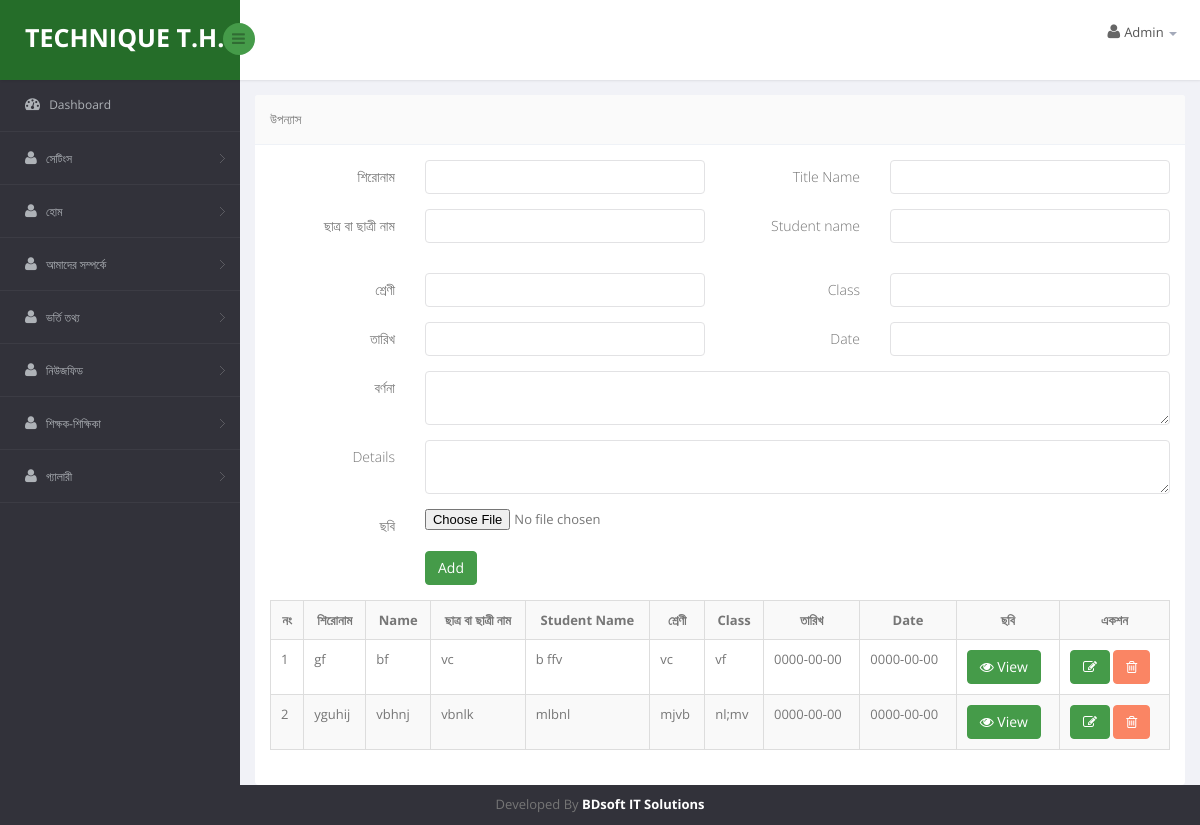
/technique_school/soft/novel.php (signed in), run on the app's committed database.
### tables this page shows
CREATE TABLE `novel` (
  `novel_id` int(11) NOT NULL,
  `bn_name` varchar(55) NOT NULL,
  `en_name` varchar(55) NOT NULL,
  `bn_student_name` varchar(56) NOT NULL,
  `en_student_name` varchar(56) NOT NULL,
  `bn_class` varchar(55) NOT NULL,
  `en_class` varchar(55) NOT NULL,
  `bn_date` date NOT NULL,
  `en_date` date NOT NULL,
  `bn_details` text NOT NULL,
  `en_details` text NOT NULL,
  `is_active` int(1) NOT NULL DEFAULT '1',
  `created_by` int(11) NOT NULL,
  `created_on` datetime NOT NULL,
  `is_deleted` int(1) NOT NULL DEFAULT '0',
  `deleted_by` int(11) NOT NULL,
  `deleted_on` datetime NOT NULL,
  `is_updated` int(1) NOT NULL DEFAULT '0',
  `updated_by` int(11) NOT NULL,
  `updated_on` datetime NOT NULL,
  `image_url` varchar(255) NOT NULL
);

### technique_school/soft/novel.php (the view, shortened to what this page needs)
<?php include 'include/header.php';?>
<?php include 'include/sidebar.php';?>
<?php include 'include/body-top.php';?>
<?php
        $tbl_name="novel";
        $targetpage = "novel.php";
        $mgs = '';
?>
    <?php
        if(isset($_GET['edit'])):
        $id = $_GET['edit'];
        $sql = "SELECT * FROM $tbl_name WHERE `novel_id` = '$id' ";
        $result = mysqli_fetch_array(mysqli_query($con,$sql));
    ?>
     <form class="cmxform form-horizontal " id="signupForm" method="post" action="" enctype="multipart/form-data">
     <div class="form-group " <?php if($mgs=='')echo "style='display:none;'" ?>>
            <div class=" col-md-6 col-md-offset-1 <?=$class?>"><a href="#" class="close" data-dismiss="alert" aria-label="close">×</a><?=$mgs?></div>
            <div>
                <input type="hidden" name="novel_id" value="<?=$result['novel_id']?>" />
            </div>
        </div>
      <div class="form-group ">
            <label for="bn_name" class="control-label col-lg-2">শিরোনাম </label>
            <div class="col-lg-4">
                <input class=" form-control" id="" name="bn_name" type="text" value="<?=$result['bn_name']?>" required />
            </div>
            <label for="en_name" class="control-label col-lg-2">Title Name </label>
            <div class="col-lg-4">
                <input class=" form-control" id="" name="en_name" type="text" value="<?=$result['en_name']?>" required />
            </div>
        </div>
        <div class="form-group ">
            <label for="bn_student_name" class="control-label col-lg-2">ছাত্র বা ছাত্রী নাম</label>
            <div class="col-lg-4">
                <input class=" form-control" id="" name="bn_student_name" type="text" value="<?=$result['bn_student_name']?>" required />
            </div>
             <label for="en_student_name" class="control-label col-lg-2">Student Name</label>
            <div class="col-lg-4">
                <input class=" form-control" id="" name="en_student_name" type="text" value="<?=$result['en_student_name']?>" required />
            </div>
        </div>
        <div class="form-group ">
            <label for="bn_class" class="control-label col-lg-2">শ্রেণী</label>
            <div class="col-lg-4">
                <input class=" form-control" id="" name="bn_class" type="text" value="<?=$result['bn_class']?>" required />
            </div>
            <label for="en_class" class="control-label col-lg-2">Class</label>
            <div class="col-lg-4">
                <input class=" form-control" id="" name="en_class" type="text" value="<?=$result['en_class']?>" required />
            </div>
        </div>
        <div class="form-group ">
            <label for="bn_date" class="control-label col-lg-2">তারিখ</label>
            <div class="col-lg-4">
                <input class=" form-control" id="" name="bn_date" type="text" value="<?=$result['bn_date']?>" required />
            </div>
            <label for="en_date" class="control-label col-lg-2"> Date</label>
            <div class="col-lg-4">
                <input class=" form-control" id="" name="en_date" type="text" value="<?=$result['en_date']?>" required />
            </div>
        </div>
         <div class="form-group ">
            <label for="bn_details" class="control-label col-lg-2">বর্ণনা</label>
            <div class="col-lg-10">
                <textarea  class=" form-control" id="" name="bn_details" ><?=$result['bn_details']?></textarea>
            </div>
        </div>
        <div class="form-group ">
          <label for="en_details" class="control-label col-lg-2">Details</label>
            <div class="col-lg-10">
                <textarea  class=" form-control" id="" name="en_details" ><?=$result['en_details']?></textarea>
            </div>
        </div>
        <div class="form-group ">
            <label for="image_url" class="control-label col-lg-2"> ছবি</label>
            <div class="col-lg-4">
                <input type="file"  name="image_url" id="" value="<?=$result['image_url']?>">
                <img src="upload/<?=$result['image_url']?>" height="60" width="60"/>
            </div>
           <div>
                <input type="hidden" name="image_url" value="<?=$result['image_url']?>" />
            </div>
        </div>
       <div class="form-group">
            <div class="col-lg-offset-2 col-md-offset-2 col-sm-offset-3 col-xs-offset-3 col-lg-5">
                <input type="submit" class="btn btn-primary" name="update" value="Update" />
            </div>
        </div>
    </form>
    <?php
        else:
    ?>
    <form class="cmxform form-horizontal " id="signupForm" method="post" action="" enctype="multipart/form-data">
        <div class="form-group ">
            <label for="bn_name" class="control-label col-lg-2">শিরোনাম </label>
            <div class="col-lg-4">
                <input class=" form-control" id="" name="bn_name" type="text" required />
            </div>
             <label for="en_name" class="control-label col-lg-2">Title Name </label>
            <div class="col-lg-4">
                <input class=" form-control" id="" name="en_name" type="text" required />
            </div>
        </div>
       <div class="form-group ">
            <label for="bn_student_name" class="control-label col-lg-2">ছাত্র বা ছাত্রী নাম
            </label>
            <div class="col-lg-4">
                <input class=" form-control" id="" name="bn_student_name" type="text" required />
            </div>
             <label for="en_student_name" class="control-label col-lg-2">Student name
            </label>
            <div class="col-lg-4">
                <input class=" form-control" id="" name="en_student_name" type="text" required />
            </div>
        </div>
        <div class="form-group ">
            <label for="bn_class" class="control-label col-lg-2">শ্রেণী
            </label>
            <div class="col-lg-4">
                <input class=" form-control" id="" name="bn_class" type="text" required />
            </div>
            <label for="en_class" class="control-label col-lg-2">Class
            </label>
            <div class="col-lg-4">
                <input class=" form-control" id="" name="en_class" type="text" required />
            </div>
        </div>
        <div class="form-group ">
            <label for="bn_date" class="control-label col-lg-2">তারিখ
            </label>
            <div class="col-lg-4">
                <input class=" form-control" id="" name="bn_date" type="text" required />
            </div>
             <label for="en_date" class="control-label col-lg-2"> Date
            </label>
            <div class="col-lg-4">
                <input class=" form-control" id="" name="en_date" type="text" required />
            </div>
        </div>
        <div class="form-group ">
            <label for="bn_details" class="control-label col-lg-2">বর্ণনা
            </label>
            <div class="col-lg-10">
                <textarea  class=" form-control" id="" name="bn_details" ></textarea>
            </div>
        </div>
        <div class="form-group ">
           <label for="en_details" class="control-label col-lg-2">Details
            </label>
            <div class="col-lg-10">
                <textarea  class=" form-control" id="" name="en_details" ></textarea>
            </div>
        </div>
       <div class="form-group ">
            <label for="image_url" class="control-label col-lg-2"> ছবি</label>
            <div class="col-lg-4">
                <input type="file"  name="image_url" id="">
            </div>
        </div>
       <div class="form-group">
            <div class="col-lg-offset-2 col-md-offset-2 col-sm-offset-3 col-xs-offset-3 col-lg-5">
                <input type="submit" class="btn btn-primary" name="submit" value="Add" />
            </div>
        </div>
    </form>
    <?php
        endif;
    $limit = 15;
    if(isset($_GET['page']))
    {
        $page = $_GET['page'];
    }
    else
    $page = 1;
    if($page)
        $start = ($page - 1) * $limit;
    else
        $start = 0;
    $sql = "SELECT * FROM $tbl_name
                WHERE $tbl_name.is_deleted = 0
                LIMIT $start, $limit";
    $result = mysqli_query($con,$sql);
?>
    <table   class="table table-bordered table-hover table-responsive table-condensed table-striped dataTable col-xs-12 col-sm-12 col-md-6 col-lg-6 ">
        <tr>
            <th><center>নং</center></th>
            <th><center>শিরোনাম</center></th>
            <th><center>Name</center></th>
            <th><center>ছাত্র বা ছাত্রী নাম</center></th>
            <th><center>Student Name</center></th>
            <th><center>শ্রেণী</center></th>
            <th><center>Class</center></th>
            <th><center>তারিখ</center></th>
            <th><center>Date</center></th>
            <th><center>ছবি</center></th>
           <th><center>একশন</center></th>
        </tr>
    <?php $i=$page*$limit-$limit+1; while($row = mysqli_fetch_array($result)):?>
        <tr>
            <td><?=$i++?></td>
            <td><?=$row['bn_name']?></td>
            <td><?=$row['en_name']?></td>
            <td><?=$row['bn_student_name']?></td>
            <td><?=$row['en_student_name']?></td>
            <td><?=$row['bn_class']?></td>
            <td><?=$row['en_class']?></td>
            <td><?=$row['bn_date']?></td>
            <td><?=$row['en_date']?></td>
            <td><a class="btn btn-primary" target="_blank" href="upload/<?=$row['image_url']?>"><i class="fa fa-eye" aria-hidden="true"></i> View</a></td>
            <td>
                <a onclick="return confirm('Are you Sure Want to Edit?');" href="<?=$targetpage.'?edit='.$row['novel_id']?>" class="btn btn-primary"><i class="fa fa-pencil-square-o" aria-hidden="true"></i></a>
                <a onclick="return confirm('Are you Sure Want to Delete?');" href="<?=$targetpage.'?delete='.$row['novel_id']?>" class="btn btn-danger"><i class="fa fa-trash-o" aria-hidden="true"></i></a>
            </td>
        </tr>
    <?php endwhile;?>
    </table>
<?php include 'include/footer.php';?>

### data on the page
novel: bn_name "gf", en_name "bf", bn_student_name "vc", en_student_name "b ffv", bn_class "vc", en_class "vf", bn_date "0000-00-00", en_date "0000-00-00"
novel: bn_name "yguhij", en_name "vbhnj", bn_student_name "vbnlk", en_student_name "mlbnl", bn_class "mjvb", en_class "nl;mv", bn_date "0000-00-00", en_date "0000-00-00"

### other printed values
$table_heading "উপন্যাস"
